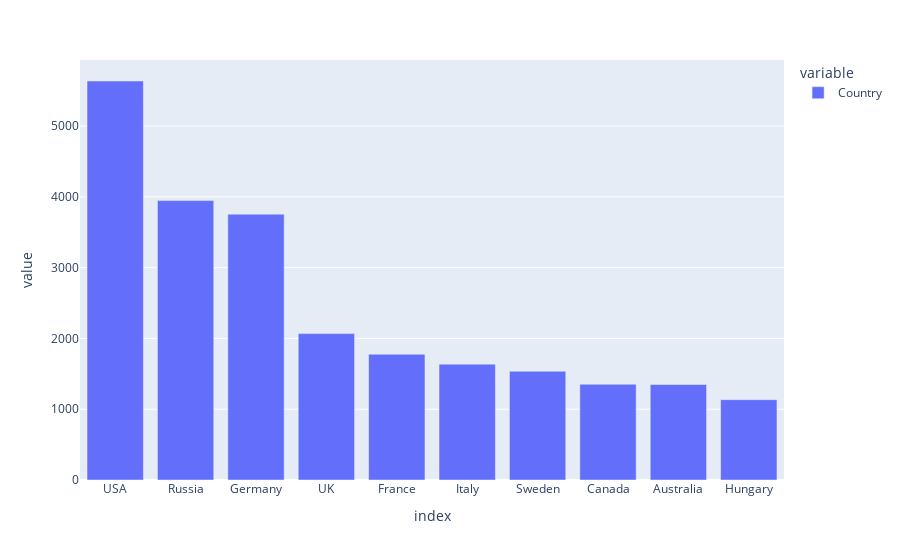

Notebook source saved alongside this figure:
### Code cell
# Visualize the table as a bar chart
px.bar(top_10)

### Figure 1 — Plotly figure (JSON) as saved in the notebook; plotly's stock layout.template omitted (floating-point values rounded to 4 significant figures)
{"data": [{"alignmentgroup": "True", "hovertemplate": "variable=Country<br>index=%{x}<br>value=%{y}<extra></extra>", "legendgroup": "Country", "marker": {"color": "#636efa", "pattern": {"shape": ""}}, "name": "Country", "offsetgroup": "Country", "orientation": "v", "showlegend": true, "textposition": "auto", "type": "bar", "x": ["USA", "Russia", "Germany", "UK", "France", "Italy", "Sweden", "Canada", "Australia", "Hungary"], "xaxis": "x", "y": [5637, 3947, 3756, 2068, 1777, 1637, 1536, 1352, 1349, 1135], "yaxis": "y"}], "layout": {"autosize": true, "barmode": "relative", "legend": {"title": {"text": "variable"}, "tracegroupgap": 0}, "margin": {"t": 60}, "xaxis": {"anchor": "y", "autorange": true, "domain": [0, 1], "range": [-0.5, 9.5], "title": {"text": "index"}, "type": "category"}, "yaxis": {"anchor": "x", "autorange": true, "domain": [0, 1], "range": [0, 5934.0], "title": {"text": "value"}, "type": "linear"}}}
